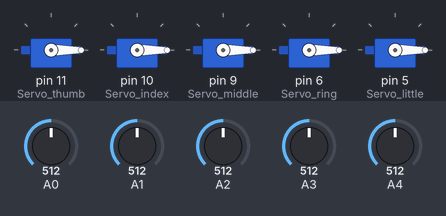
This sketch was run on a simulated Arduino Uno, built with avr-gcc and run on an emulated ATmega328P. Shown: 5 × servo. The test bench sets the inputs (shaded band); at power-on: A0 = 512, A1 = 512, A2 = 512, A3 = 512, A4 = 512.

Above: at 1.2 s.
1.3 s: A0 set to 992
At 1.9 s:
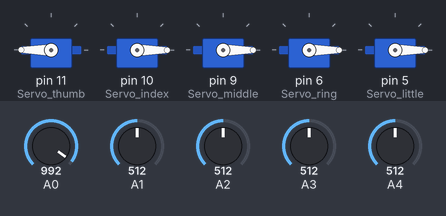
2.8 s: A1 set to 992
At 3.1 s:
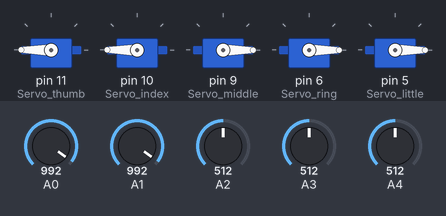
4.3 s: A2 set to 992
At 5.5 s:
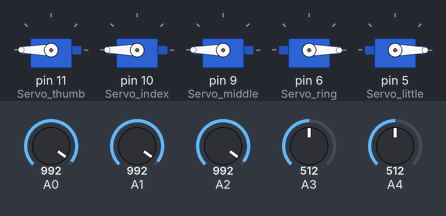
5.8 s: A3 set to 992
At 6.7 s:
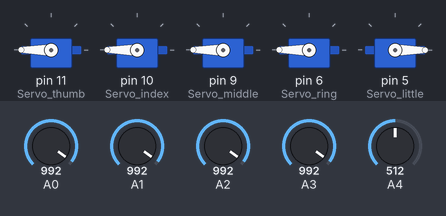
7.3 s: A4 set to 992
At 7.9 s:
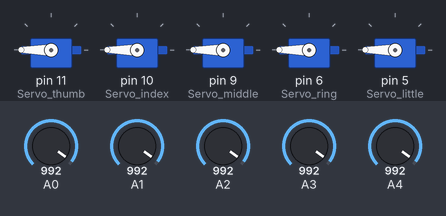
8.8 s: A0 set to 716
At 9.6 s:
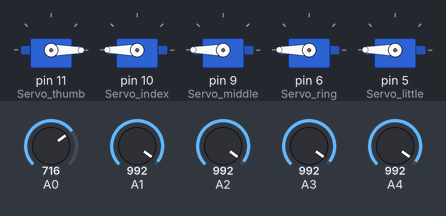
Timing chart, 0 to 11.3 s (numbered marks = the images above; inputs shaded):
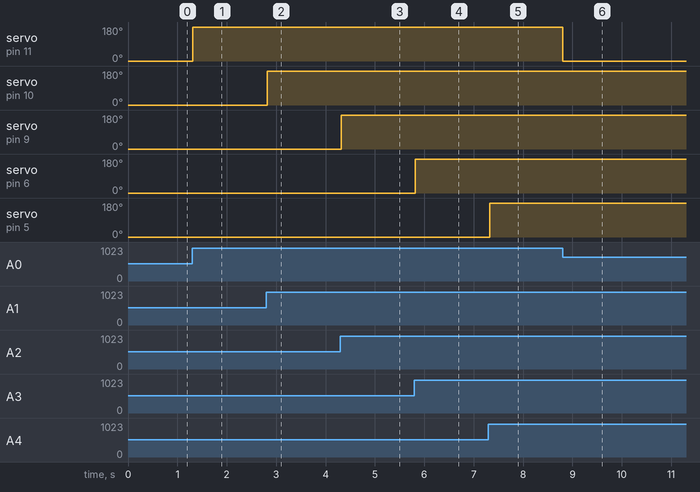

The sketch:

robotic_hand_and_flex.ino
```cpp
#include <Servo.h>

                       //Create servo object_(finger) for the 5 fingers of the robotic hand
Servo Servo_thumb;
Servo Servo_index;
Servo Servo_middle;
Servo Servo_ring;
Servo Servo_little;

                            // Variables of the finger sensors
int thumb;
int index;
int middle;
int ring;
int little;

void setup() {
Servo_thumb.attach(11, 500, 2500);    // Attach Servo_ object (finger) to Arduino pins
Servo_index.attach(10, 500, 2500);
Servo_middle.attach(9, 500, 2500);
Servo_ring.attach(6, 500, 2500);
Servo_little.attach(5, 500, 2500);
}

void loop() {                         // Read the finger sensors
thumb = analogRead(A0);
index = analogRead(A1);
middle = analogRead(A2);
ring = analogRead(A3);
little = analogRead(A4);

                                     // sensor reading: 767 = 0 °, 964 = 180 ° and create the proportion
thumb = map(thumb, 767, 964, 0, 180);
index = map(index, 767, 964, 0, 180);
middle = map(middle, 767, 964, 0, 180);
ring = map(ring, 767, 964, 0, 180);
little = map(little, 767, 964, 0, 180);

                             // Determines the rotation of the servomotors
Servo_thumb.write(thumb);
Servo_index.write(index);
Servo_middle.write(middle);
Servo_ring.write(ring);
Servo_little.write(little);

delay(20);
}
```

Measured:
- after the input at 1.3 s, servo on pin 11 (Servo_thumb): 0° → 180° at once
- after the input at 2.8 s, servo on pin 10 (Servo_index): 0° → 180° at once
- after the input at 4.3 s, servo on pin 9 (Servo_middle): 0° → 180° at once
- after the input at 5.8 s, servo on pin 6 (Servo_ring): 0° → 180° at once
- after the input at 7.3 s, servo on pin 5 (Servo_little): 0° → 180° at once
- after the input at 8.8 s, servo on pin 11 (Servo_thumb): 180° → 0° at once
